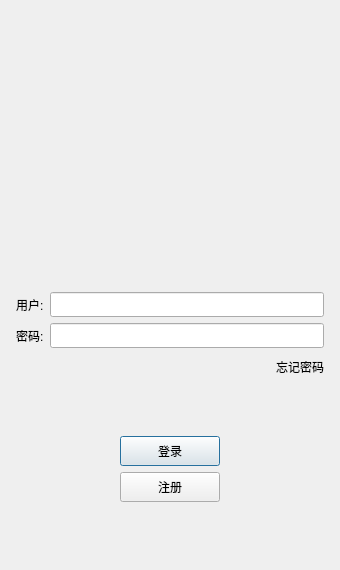
<?xml version="1.0" encoding="UTF-8"?>
<ui version="4.0">
 <class>LoginDialog</class>
 <widget class="QDialog" name="LoginDialog">
  <property name="geometry">
   <rect>
    <x>0</x>
    <y>0</y>
    <width>340</width>
    <height>570</height>
   </rect>
  </property>
  <property name="windowTitle">
   <string>Dialog</string>
  </property>
  <layout class="QGridLayout" name="gridLayout">
   <item row="0" column="0">
    <layout class="QVBoxLayout" name="verticalLayout">
     <property name="leftMargin">
      <number>5</number>
     </property>
     <property name="topMargin">
      <number>5</number>
     </property>
     <property name="rightMargin">
      <number>5</number>
     </property>
     <property name="bottomMargin">
      <number>5</number>
     </property>
     <item>
      <widget class="QWidget" name="widget" native="true">
       <property name="focusPolicy">
        <enum>Qt::FocusPolicy::NoFocus</enum>
       </property>
       <layout class="QGridLayout" name="gridLayout_2">
        <item row="0" column="0">
         <widget class="QLabel" name="label">
          <property name="minimumSize">
           <size>
            <width>200</width>
            <height>200</height>
           </size>
          </property>
          <property name="maximumSize">
           <size>
            <width>200</width>
            <height>200</height>
           </size>
          </property>
          <property name="text">
           <string/>
          </property>
          <property name="pixmap">
           <pixmap resource="rc.qrc">:/res/ice.png</pixmap>
          </property>
          <property name="scaledContents">
           <bool>true</bool>
          </property>
          <property name="alignment">
           <set>Qt::AlignmentFlag::AlignCenter</set>
          </property>
         </widget>
        </item>
       </layout>
      </widget>
     </item>
     <item>
      <spacer name="verticalSpacer">
       <property name="orientation">
        <enum>Qt::Orientation::Vertical</enum>
       </property>
       <property name="sizeHint" stdset="0">
        <size>
         <width>20</width>
         <height>40</height>
        </size>
       </property>
      </spacer>
     </item>
     <item>
      <layout class="QHBoxLayout" name="horizontalLayout">
       <item>
        <widget class="QLabel" name="user_label">
         <property name="minimumSize">
          <size>
           <width>0</width>
           <height>25</height>
          </size>
         </property>
         <property name="maximumSize">
          <size>
           <width>16777215</width>
           <height>25</height>
          </size>
         </property>
         <property name="text">
          <string>用户:</string>
         </property>
        </widget>
       </item>
       <item>
        <widget class="QLineEdit" name="user_edit">
         <property name="minimumSize">
          <size>
           <width>0</width>
           <height>25</height>
          </size>
         </property>
         <property name="maximumSize">
          <size>
           <width>16777215</width>
           <height>25</height>
          </size>
         </property>
        </widget>
       </item>
      </layout>
     </item>
     <item>
      <layout class="QHBoxLayout" name="horizontalLayout_2">
       <item>
        <widget class="QLabel" name="pass_label">
         <property name="minimumSize">
          <size>
           <width>0</width>
           <height>25</height>
          </size>
         </property>
         <property name="maximumSize">
          <size>
           <width>16777215</width>
           <height>25</height>
          </size>
         </property>
         <property name="text">
          <string>密码:</string>
         </property>
        </widget>
       </item>
       <item>
        <widget class="QLineEdit" name="pass_edit">
         <property name="minimumSize">
          <size>
           <width>0</width>
           <height>25</height>
          </size>
         </property>
         <property name="maximumSize">
          <size>
           <width>16777215</width>
           <height>25</height>
          </size>
         </property>
        </widget>
       </item>
      </layout>
     </item>
     <item>
      <layout class="QHBoxLayout" name="horizontalLayout_3">
       <item>
        <spacer name="horizontalSpacer">
         <property name="orientation">
          <enum>Qt::Orientation::Horizontal</enum>
         </property>
         <property name="sizeHint" stdset="0">
          <size>
           <width>40</width>
           <height>20</height>
          </size>
         </property>
        </spacer>
       </item>
       <item>
        <widget class="QLabel" name="forget_label">
         <property name="minimumSize">
          <size>
           <width>0</width>
           <height>25</height>
          </size>
         </property>
         <property name="maximumSize">
          <size>
           <width>16777215</width>
           <height>25</height>
          </size>
         </property>
         <property name="text">
          <string>忘记密码</string>
         </property>
        </widget>
       </item>
      </layout>
     </item>
     <item>
      <spacer name="verticalSpacer_2">
       <property name="orientation">
        <enum>Qt::Orientation::Vertical</enum>
       </property>
       <property name="sizeHint" stdset="0">
        <size>
         <width>20</width>
         <height>40</height>
        </size>
       </property>
      </spacer>
     </item>
     <item>
      <layout class="QHBoxLayout" name="horizontalLayout_4">
       <item>
        <spacer name="horizontalSpacer_2">
         <property name="orientation">
          <enum>Qt::Orientation::Horizontal</enum>
         </property>
         <property name="sizeHint" stdset="0">
          <size>
           <width>40</width>
           <height>20</height>
          </size>
         </property>
        </spacer>
       </item>
       <item>
        <widget class="QPushButton" name="login_btn">
         <property name="minimumSize">
          <size>
           <width>100</width>
           <height>30</height>
          </size>
         </property>
         <property name="text">
          <string>登录</string>
         </property>
        </widget>
       </item>
       <item>
        <spacer name="horizontalSpacer_3">
         <property name="orientation">
          <enum>Qt::Orientation::Horizontal</enum>
         </property>
         <property name="sizeHint" stdset="0">
          <size>
           <width>40</width>
           <height>20</height>
          </size>
         </property>
        </spacer>
       </item>
      </layout>
     </item>
     <item>
      <layout class="QHBoxLayout" name="horizontalLayout_5">
       <item>
        <spacer name="horizontalSpacer_4">
         <property name="orientation">
          <enum>Qt::Orientation::Horizontal</enum>
         </property>
         <property name="sizeHint" stdset="0">
          <size>
           <width>40</width>
           <height>20</height>
          </size>
         </property>
        </spacer>
       </item>
       <item>
        <widget class="QPushButton" name="reg_btn">
         <property name="minimumSize">
          <size>
           <width>100</width>
           <height>30</height>
          </size>
         </property>
         <property name="text">
          <string>注册</string>
         </property>
        </widget>
       </item>
       <item>
        <spacer name="horizontalSpacer_5">
         <property name="orientation">
          <enum>Qt::Orientation::Horizontal</enum>
         </property>
         <property name="sizeHint" stdset="0">
          <size>
           <width>40</width>
           <height>20</height>
          </size>
         </property>
        </spacer>
       </item>
      </layout>
     </item>
     <item>
      <spacer name="verticalSpacer_3">
       <property name="orientation">
        <enum>Qt::Orientation::Vertical</enum>
       </property>
       <property name="sizeHint" stdset="0">
        <size>
         <width>20</width>
         <height>40</height>
        </size>
       </property>
      </spacer>
     </item>
    </layout>
   </item>
  </layout>
 </widget>
 <resources>
  <include location="rc.qrc"/>
 </resources>
 <connections/>
</ui>
